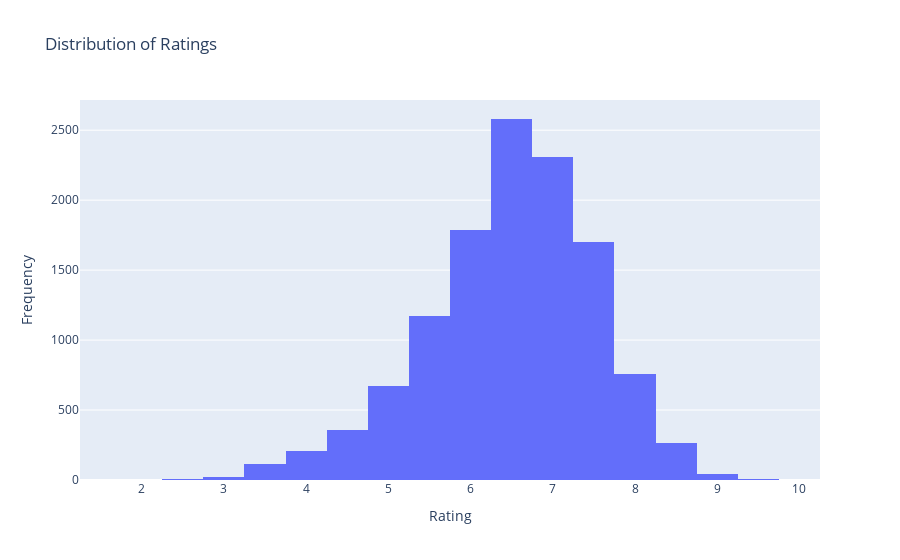

Notebook code for this chart:
### Code cell
fig = px.histogram(df, x='rating', nbins=20, title='Distribution of Ratings')
fig.update_layout(xaxis_title='Rating', yaxis_title='Frequency')
fig.show()

### Figure 1 — Plotly figure (JSON) as saved in the notebook; plotly's stock layout.template omitted (floating-point values rounded to 4 significant figures; data arrays with more than 128 entries replaced by an {"elided": "..."} marker saying what was removed)
{"data": [{"bingroup": "x", "hovertemplate": "rating=%{x}<br>count=%{y}<extra></extra>", "legendgroup": "", "marker": {"color": "#636efa", "pattern": {"shape": ""}}, "name": "", "nbinsx": 20, "orientation": "v", "showlegend": false, "type": "histogram", "x": {"elided": "12017 float values"}, "xaxis": "x", "yaxis": "y"}], "layout": {"barmode": "relative", "legend": {"tracegroupgap": 0}, "title": {"text": "Distribution of Ratings"}, "xaxis": {"anchor": "y", "domain": [0, 1], "title": {"text": "Rating"}}, "yaxis": {"anchor": "x", "domain": [0, 1], "title": {"text": "Frequency"}}}}
